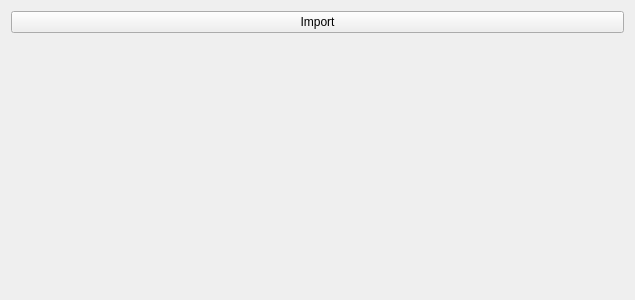
<?xml version="1.0" encoding="UTF-8"?>
<ui version="4.0">
 <class>QmitkDicomViewControls</class>
 <widget class="QWidget" name="QmitkDicomViewControls">
  <property name="geometry">
   <rect>
    <x>0</x>
    <y>0</y>
    <width>635</width>
    <height>300</height>
   </rect>
  </property>
  <property name="windowTitle">
   <string>Form</string>
  </property>
  <layout class="QVBoxLayout" name="verticalLayout">
   <item>
    <widget class="QPushButton" name="importButton">
     <property name="text">
      <string>Import</string>
     </property>
    </widget>
   </item>
   <item>
    <widget class="QmitkDicomExternalDataWidget" name="widget" native="true"/>
   </item>
  </layout>
 </widget>
 <customwidgets>
  <customwidget>
   <class>QmitkDicomExternalDataWidget</class>
   <extends>QWidget</extends>
   <header>QmitkDicomExternalDataWidget.h</header>
   <container>1</container>
  </customwidget>
 </customwidgets>
 <resources/>
 <connections/>
</ui>
